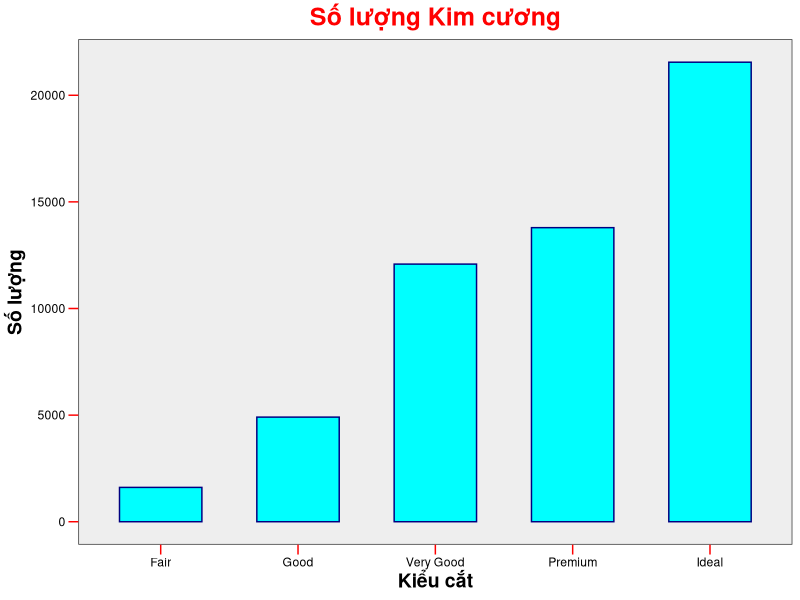

Write the R code that produced this figure.
library(ggplot2)

# Sử dụng dataframe diamonds với tên khác
diamond_data <- diamonds

# Tóm tắt số lượng kim cương theo kiểu cắt
df_summary <- as.data.frame(table(diamond_data$cut))
names(df_summary) <- c("cut", "count")

# Tạo biểu đồ
ggplot(df_summary, aes(x = cut, y = count)) +
  geom_col(color = "navy", fill = "#00FFFF", width = 0.6) +
  theme_bw() +
  labs(
    x = "Kiểu cắt",
    y = "Số lượng",
    title = "Số lượng Kim cương"
  ) +
  theme(
    panel.grid = element_blank(),
    panel.background = element_rect(fill = "#EEEEEE"),
    plot.title = element_text(face = "bold", size = 18, hjust = 0.5, colour = "red"),
    axis.title = element_text(face = "bold", size = 14),
    axis.text = element_text(colour = "black"),
    axis.ticks = element_line(colour = "red"),
    axis.ticks.length = unit(0.25, "cm")
  )
